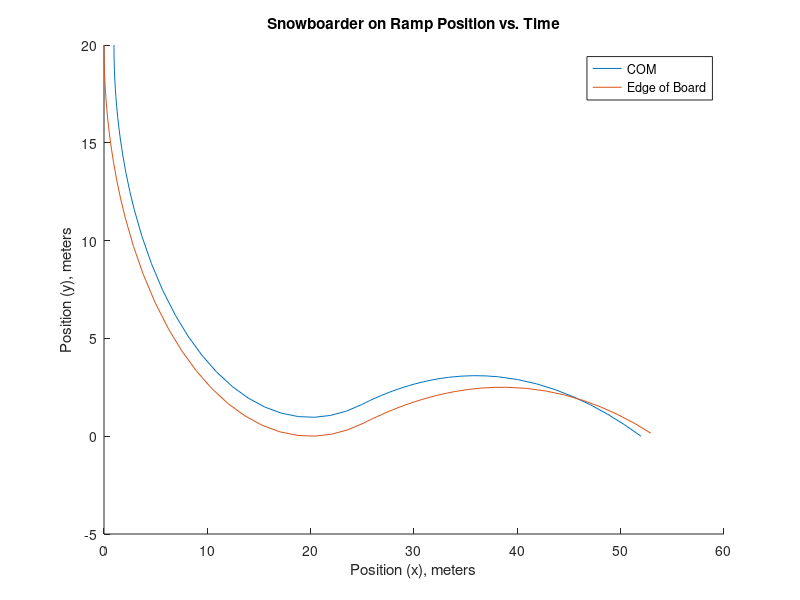

Write MATLAB code to recreate this figure.
%
function snowboard
clear all
close all


g = 9.81;                   % gravitational acceleration in m/s^2
m = 50;                     % mass in kg
r = 20;                     % ramp radius in m
COM_board_dist = 0.55*1.754; % distance between snowboard/ground and person's COM. this number is very not fact checked
ramp_theta_cutoff = 15;     % where ramp ends, degrees
r_COM = r - COM_board_dist;

% initial values phase 1
z0_1=[0, 0.5];

% Time and ode
t_span = [0, 15]; 

reltol = 1.0e-6;
options1= odeset('RelTol', reltol,'Events',@event_stop_1);

[T1,Z1] = ode45(@eom1, t_span, z0_1, options1);

T1_end = T1(end);

%Stage 2 setup - defining IC's etc
x0 = r + r_COM*sind(ramp_theta_cutoff);%considering left edge of ramp where x = 0
y0 = r - r_COM*cosd(ramp_theta_cutoff);%considering lowest point of ramp where y=0
v0_mag = r_COM*(Z1(length(Z1),2));
vx0 = v0_mag*cos(Z1(length(Z1),1) - pi*0.5);
vy0 = v0_mag*sin(Z1(length(Z1),1) - pi*0.5);
%angle of snowboarder's body - COM relative to edge
t_b0 = Z1(length(Z1),1);
t_bdot0 = Z1(length(Z1),2);
z0_2 = [x0,y0,vx0,vy0,t_b0,t_bdot0];
t_span2 = [T1_end, 30];
options2 = odeset('RelTol',reltol,'Events',@event_stop_2);
[T2,Z2] = ode45(@eom2,t_span2,z0_2,options2);

T2 = T2+T1_end;

full_time = [T1;T2];
ramp_angle = Z1(:,1);
%Convert stage 1 to Cartesian Coordinates
COMramp_cart = [r - r_COM*cos(ramp_angle),r - r_COM*sin(ramp_angle)];
Edge_ramp_cart = [r*(1 - cos(ramp_angle)),r*(1 - sin(ramp_angle))];

%Get stage 2 position in Cartesian Coordinates
COMair_cart = Z2(:,1:2);
body_angle = Z2(:,5);
Edge_air_cart = COMair_cart - COM_board_dist.*[cos(body_angle),sin(body_angle)];

%Combine coordinates
COMcart = [COMramp_cart;COMair_cart];
Edge_cart = [Edge_ramp_cart;Edge_air_cart];

%{
figure(1)
plot(ramp_cartesian(:,1),ramp_cartesian(:,2));
figure(2)
plot(air_cartesian(:,1),air_cartesian(:,2));
%}
hold on
plot(COMcart(:,1),COMcart(:,2));
plot(Edge_cart(:,1),Edge_cart(:,2));
legend("COM","Edge of Board")
xlabel("Position (x), meters")
ylabel("Position (y), meters")
title("Snowboarder on Ramp Position vs. Time")
hold off
%options2 = odeset('RelTol',reltol,'Events',event_stop_2)

%%%%%%%%%%%%%%%%%%%%%%%%%%%%%%%%%%%%%%%%%%%%%%%%%%%%%%%%%%%%%%%%
function dzdt = eom1 (T,Z)
    %Stage 1 (Snowboarder on ramp EOM)
% DAE form
% eom + constraint eqn (written wrt state variables) 
%z1 = theta, z2 = thetadot
F_d = 0;%adding a drag force = 0 in case we want to implement this later

dz1dt = Z(2);
dz2dt = g*cos(Z(1))/r - F_d/m;
dzdt = [dz1dt;dz2dt];

%Commenting this version out since it looks like double pendulum stuff
%{
 z1 = theta1, z2 = theta2, z3 = theta1dot, z4 = theta2dot, z5 = T1, z6 =T2

Mat = [1 0 0 0 0 0;
       0 1 0 0 0 0;
       0 0 L1 0 0 ((-sin(Z(2)-Z(1)))/m1);
       0 0 0 (L2*cos(Z(2)-Z(1))) 0 (sin(Z(2)-Z(1))*((1/m1)+(1/m2)));
       0 0 0 0 (-1/m1) (cos(Z(2)-Z(1))/m1);
       0 0 0 (-L2*sin(Z(2)-Z(1))) 0 (cos(Z(2)-Z(1))/m2)];
vec = [Z(3);
       Z(4);
       -g*sin(Z(1));
       (Z(4)^2)*L2*sin(Z(2)-Z(1));
       -(Z(3)^2)*L1 - g*cos(Z(1));
       (Z(3)^2)*L1 + (Z(4)^2)*L2*cos(Z(2)-Z(1)) + g*cos(Z(1))];


dzdt = Mat\vec;
%}
end
%%%%%%%%%%%%%%%%%%%%%%%%%%%%%%%%%%%%%%%%%%%%%%%%%%%%%%%%%%%%%%%%%%%%%
function dzdt = eom2(T,Z)
    %Stage 2 - Snowboarder in air's COM EOM
    %z1 = x, z2 = y, z3 = xdot, z4 = ydot, z5 = t_b angle, z6 = t_bdot
    dzdt = [Z(3);Z(4);0; -g;Z(6);0];
end
      
%%%%%%%%%%%%%%%%%%%%%%%%%%%%%%%%%%%%%%%%%%%%%%%%%%%%%%%%%%%%%%%%%%%%%%%%%%%

function [eventvalue,stopthecalc,eventdirection] = event_stop_1(T,Z)
    eventvalue      =  (Z(1)-((ramp_theta_cutoff + 90)*2*pi/360));%event at end of ramp defined by ramp angle cutoff
    stopthecalc     =  1;       %  Stop if event occurs
    eventdirection  = 1;       %  Detect only events with dydt>0
end

function [eventval,stop,dir] = event_stop_2(T,Z)
    eventval = Z(2); %event at y = 0
    stop = 1;%stop if event occurs setting = true
    dir = -1;%event only occurs if dydt < 0

end

end